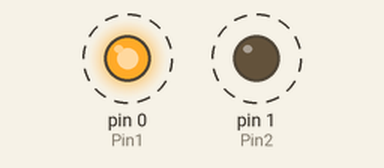
This program was run on a simulated MicroPython board. Parts: output pins drawn as LEDs (lit = HIGH). Dashed ring = blinking.

Above: at 0.05 s.
Timing chart, 0 to 3.0 s (numbered marks = the images above):
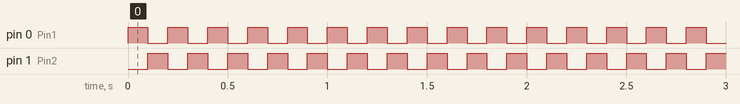

The program:

lemon_tree.py
```python
import machine
import time

Pin1 = machine.Pin(0, machine.Pin.OUT)
Pin2 = machine.Pin(1, machine.Pin.OUT)

while True:
    Pin1.value(1)
    Pin2.value(0)
    time.sleep(0.1)
    Pin1.value(0)
    Pin2.value(1)
    time.sleep(0.1)
```

Measured:
- by itself, pin 0 (Pin1), pin 1 (Pin2): alternates HIGH for 0.10 s and LOW for 0.10 s
